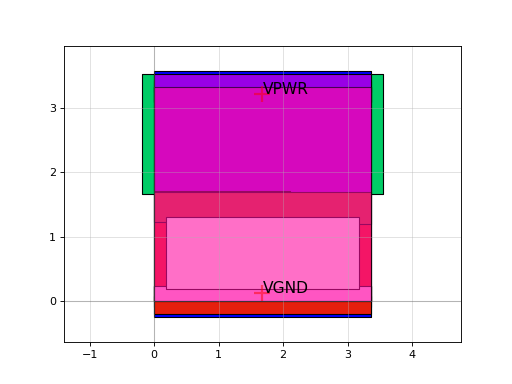

This figure's Python source:
import sky130

c = sky130.components.sky130_fd_sc_hs__o21ai_2()
c.plot()
